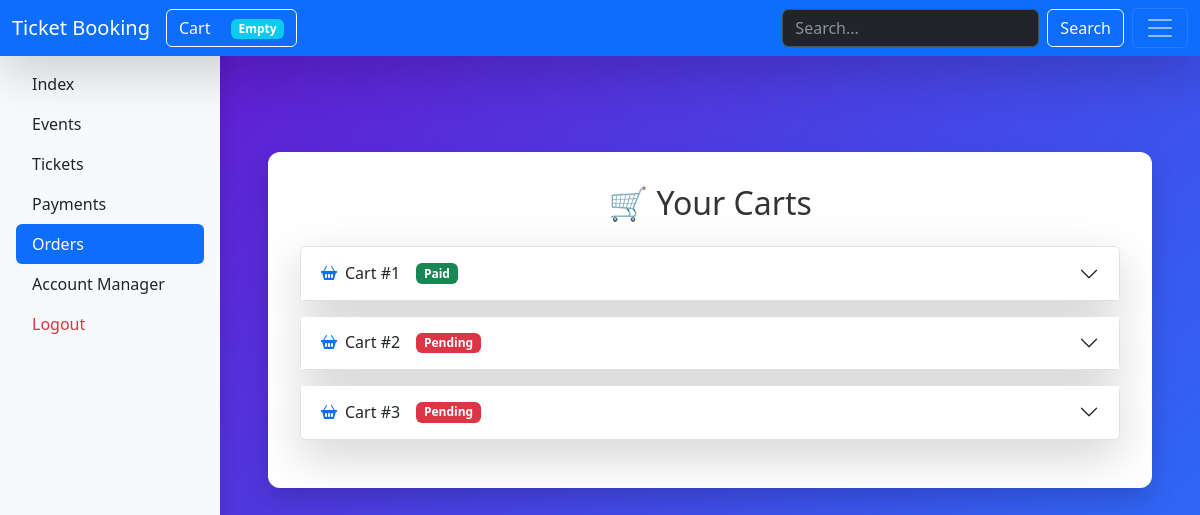
The app's page /panel/orders/ (signed in) with its own data.
### cart/models.py (models this page shows, shortened)
class CartModel(models.Model):
    user = models.ForeignKey(User, on_delete=models.CASCADE, related_name='carts')
    tickets = models.ManyToManyField(Ticket)
    total_price = models.IntegerField()
    paid = models.BooleanField(default=False)
    discount = models.ForeignKey(DiscountCode, on_delete=models.CASCADE, related_name='carts', null=True, blank=True)

### panel/views.py (the view)
# urls.py: path('orders/', views.OrdersView.as_view(), name='orders'),
class OrdersView(ListView):
    model = CartModel
    template_name = 'panel/orders.html'
    context_object_name = 'carts'
    def get_queryset(self):
        return CartModel.objects.filter(user=self.request.user)

### cart/cart.py (called while the page is built)
    def __len__(self):
        return sum(item['quantity'] for item in self.cart.values())

### cart/context_proccessors.py (called while the page is built)
def cart(request):
    return {'cart' : Cart(request)}

### cart/models.py (called while the page is built)
    def get_total_price(self):
        return int(self.quantity) * int(self.event.price_per_ticket)

### panel/templates/panel/orders.html (shortened to what this page needs)
{% extends 'panel/panel_base.html' %}
{% block content %}
<link href="https://cdn.jsdelivr.net/npm/bootstrap-icons@1.10.5/font/bootstrap-icons.css" rel="stylesheet">
<div class="container my-5">
    <h2 class="mb-4 text-center">🛒 Your Carts</h2>
    {% if carts %}
        <div class="accordion" id="cartAccordion">
            {% for cart in carts %}
                <div class="accordion-item mb-3 shadow-lg rounded">
                    <h2 class="accordion-header" id="heading{{ forloop.counter }}">
                        <button class="accordion-button collapsed" type="button" data-bs-toggle="collapse" data-bs-target="#collapse{{ forloop.counter }}" aria-expanded="false" aria-controls="collapse{{ forloop.counter }}">
                            <i class="bi bi-basket2-fill me-2 text-primary"></i>
                            Cart #{{ forloop.counter }}
                            {% if cart.paid %}
                                <span class="badge bg-success ms-3">Paid</span>
                            {% else %}
                                <span class="badge bg-danger ms-3">Pending</span>
                            {% endif %}
                        </button>
                    </h2>
                </div>
            {% endfor %}
        </div>
    {% else %}
        <div class="alert alert-info text-center" role="alert">
            <i class="bi bi-cart-x-fill me-2"></i>No carts found.
        </div>
    {% endif %}
</div>
{% endblock %}

### templates/css.html (style rules this page uses)
body { background: linear-gradient(135deg, #6a11cb, #2575fc); min-height: 100vh; color: #fff; font-family: 'Segoe UI', Tahoma, Geneva, Verdana, sans-serif; }
.container { background-color: #fff; color: #333; border-radius: 12px; padding: 2rem; box-shadow: 0 12px 25px rgba(0, 0, 0, 0.15); margin-top: 3rem; margin-bottom: 3rem; }

### records on screen
CartModel: paid "Paid"
CartModel: paid "Pending"
CartModel: paid "Pending"
